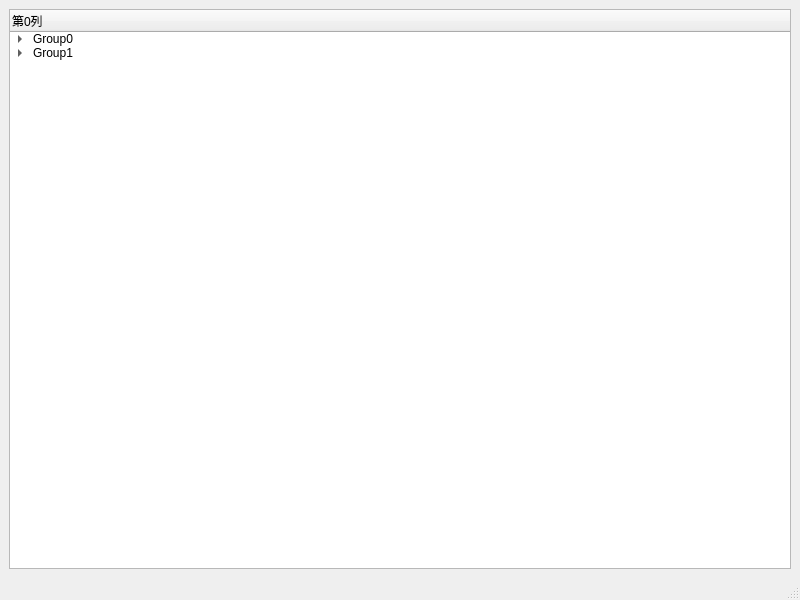
<?xml version="1.0" encoding="UTF-8"?>
<ui version="4.0">
 <class>MainWindow</class>
 <widget class="QMainWindow" name="MainWindow">
  <property name="geometry">
   <rect>
    <x>0</x>
    <y>0</y>
    <width>800</width>
    <height>600</height>
   </rect>
  </property>
  <property name="windowTitle">
   <string>MainWindow</string>
  </property>
  <widget class="QWidget" name="W_Central">
   <layout class="QVBoxLayout" name="verticalLayout">
    <item>
     <widget class="QTreeWidget" name="TW_Tree">
      <column>
       <property name="text">
        <string notr="true">第0列</string>
       </property>
      </column>
      <item>
       <property name="text">
        <string>Group0</string>
       </property>
       <item>
        <property name="text">
         <string>Item00</string>
        </property>
       </item>
       <item>
        <property name="text">
         <string>Item01</string>
        </property>
       </item>
       <item>
        <property name="text">
         <string>Item02</string>
        </property>
       </item>
      </item>
      <item>
       <property name="text">
        <string>Group1</string>
       </property>
       <item>
        <property name="text">
         <string>Item10</string>
        </property>
       </item>
       <item>
        <property name="text">
         <string>Item11</string>
        </property>
       </item>
       <item>
        <property name="text">
         <string>Item12</string>
        </property>
       </item>
       <item>
        <property name="text">
         <string>Item13</string>
        </property>
       </item>
      </item>
     </widget>
    </item>
   </layout>
  </widget>
  <widget class="QMenuBar" name="MB_Menu">
   <property name="geometry">
    <rect>
     <x>0</x>
     <y>0</y>
     <width>800</width>
     <height>31</height>
    </rect>
   </property>
  </widget>
  <widget class="QStatusBar" name="SB_Status"/>
 </widget>
 <resources/>
 <connections/>
</ui>
